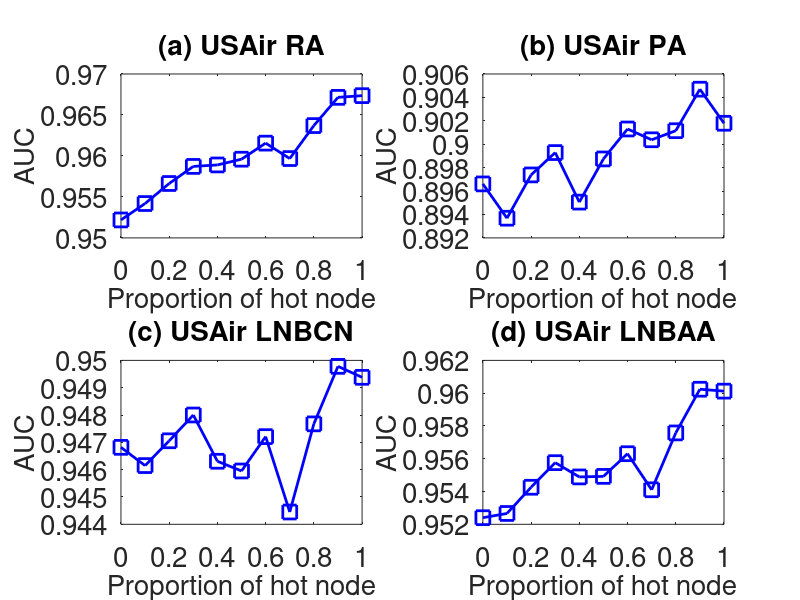

Write the MATLAB code that produced this figure.
subplot(2,2,1);
x=0:0.1:1;
y=[0.952191
0.9541924
0.956637
0.9587233
0.9589012
0.9596033
0.9615621
0.9596805
0.9637034
0.9671481
0.9673557
];
plot(x,y,'-bs','LineWidth',2,'MarkerSize',10);
set(gca,'FontSize',20);
xlabel('Proportion of hot node','fontsize',20);
ylabel('AUC','fontsize',20);
title('(a) USAir RA','fontsize',20);

subplot(2,2,2);
x=0:0.1:1;
y=[0.8966114
0.8936823
0.8973788
0.8992871
0.8950567
0.898744
0.9013021
0.9003798
0.9011553
0.9047013
0.901791
];
plot(x,y,'-bs','LineWidth',2,'MarkerSize',10);
set(gca,'FontSize',20);
xlabel('Proportion of hot node','fontsize',20);
ylabel('AUC','fontsize',20);
title('(b) USAir PA','fontsize',20);

subplot(2,2,3);
x=0:0.1:1;
y=[0.9468172
0.9461497
0.9470572
0.9480011
0.9463076
0.9459518
0.9472094
0.9444499
0.9476767
0.9497815
0.9493805
];
plot(x,y,'-bs','LineWidth',2,'MarkerSize',10);
set(gca,'FontSize',20);
xlabel('Proportion of hot node','fontsize',20);
ylabel('AUC','fontsize',20);
title('(c) USAir LNBCN','fontsize',20);


subplot(2,2,4);
x=0:0.1:1;
y=[0.9524036
0.9526609
0.95426
0.9557608
0.9548905
0.9549238
0.9563069
0.9541064
0.9575751
0.9602407
0.9601242
];
plot(x,y,'-bs','LineWidth',2,'MarkerSize',10);
set(gca,'FontSize',20);
xlabel('Proportion of hot node','fontsize',20);
ylabel('AUC','fontsize',20);
title('(d) USAir LNBAA','fontsize',20);
